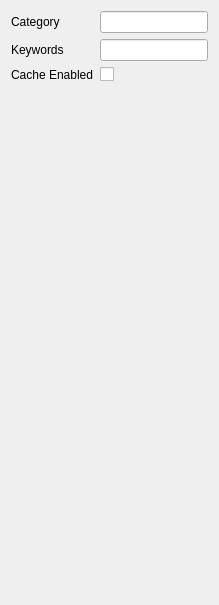
             <widget class="QWidget" name="tab_17">
              <attribute name="title">
               <string>Meta</string>
              </attribute>
              <layout class="QVBoxLayout" name="verticalLayout_21">
               <item>
                <layout class="QGridLayout" name="gridLayout_2">
                 <item row="0" column="0">
                  <widget class="QLabel" name="label">
                   <property name="text">
                    <string>Category</string>
                   </property>
                  </widget>
                 </item>
                 <item row="1" column="0">
                  <widget class="QLabel" name="label_2">
                   <property name="text">
                    <string>Keywords</string>
                   </property>
                  </widget>
                 </item>
                 <item row="1" column="1">
                  <widget class="QLineEdit" name="txtMetaKeywords"/>
                 </item>
                 <item row="0" column="1">
                  <widget class="QLineEdit" name="txtMetaCategory"/>
                 </item>
                 <item row="2" column="0">
                  <widget class="QLabel" name="label_3">
                   <property name="text">
                    <string>Cache Enabled</string>
                   </property>
                  </widget>
                 </item>
                 <item row="2" column="1">
                  <widget class="QCheckBox" name="chkMetaCacheEnabled">
                   <property name="text">
                    <string/>
                   </property>
                  </widget>
                 </item>
                </layout>
               </item>
               <item>
                <spacer name="verticalSpacer_6">
                 <property name="orientation">
                  <enum>Qt::Vertical</enum>
                 </property>
                 <property name="sizeHint" stdset="0">
                  <size>
                   <width>20</width>
                   <height>512</height>
                  </size>
                 </property>
                </spacer>
               </item>
              </layout>
             </widget>
